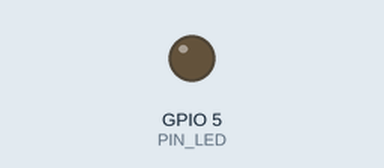
Recording of a sketch running on a simulated ESP32. Shown: output pins drawn as LEDs (lit = HIGH). What the sketch prints to the serial monitor is not drawn.

Above: at 0.05 s.
At 1.55 s:
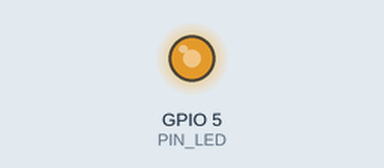
At 2.2 s:
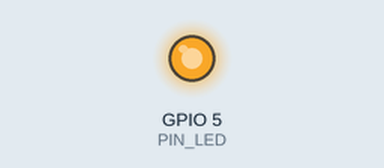
At 3.05 s:
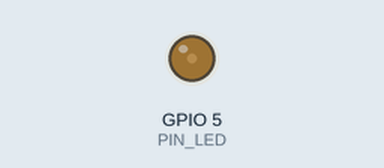
Timing chart, 0 to 9.2 s (numbered marks = the images above):
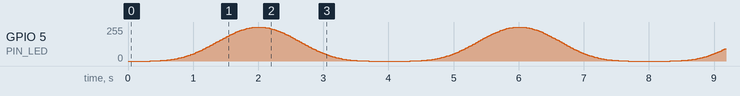

The sketch:

L07_breathing_led.ino
```cpp
/*
  L07 进阶版：正弦 + 伽马校正的呼吸灯
  硬件：外接 LED（GPIO5 + 330Ω 电阻）与板载 WS2812B 彩灯（GPIO48）同步呼吸
  要点：
    1) 用 (1-cos)/2 生成 0→1→0 的平滑曲线，两端速度自然为 0，不会"硬折返"
    2) 再套 gamma 2.2：人眼对亮度是非线性感知的，这样看起来才是匀速明暗
    3) 5 kHz / 12 位 PWM：频率远高于人眼闪烁阈值，分辨率 4096 级
    4) 全程序无 delay()，每 20 ms 更新一次
*/

#include <math.h>

const uint8_t PIN_LED = 5;    // 外接 LED
const uint8_t PIN_RGB = 48;   // 板载 WS2812B

const uint32_t PWM_FREQ = 5000;                 // 5 kHz
const uint8_t  PWM_RES  = 12;                   // 12 位 → 0..4095
const uint32_t PWM_MAX  = (1u << PWM_RES) - 1;

const float PERIOD_MS = 4000.0f;                // 一次完整呼吸 4 秒
const float GAMMA     = 2.2f;                   // 人眼校正系数

// 板载彩灯的颜色（呼吸时会按亮度比例缩放这个颜色）
const uint8_t RGB_R = 0;  //对颜色进行更改
const uint8_t RGB_G = 96;
const uint8_t RGB_B = 160;                      // 偏青蓝，和外面白灯区分开

uint32_t lastTick = 0;

void setup() {
  Serial.begin(115200);

  ledcAttach(PIN_LED, PWM_FREQ, PWM_RES);       // 让 GPIO5 输出 5kHz PWM

  Serial.println("正弦呼吸灯：外接 LED + 板载彩灯");
}

void loop() {
  uint32_t now = millis();
  if (now - lastTick < 20) {                    // 每 20ms 更新一次（50Hz 刷新）
    return;
  }
  lastTick = now;

  // 1) 归一化时间 0..1
  float t = (float)(now % (uint32_t)PERIOD_MS) / PERIOD_MS;

  // 2) 余弦曲线：0 → 1 → 0，两端斜率为 0（最平滑的呼吸）
  float s = 0.5f - 0.5f * cosf(2.0f * (float)PI * t);

  // 3) 伽马校正：把"物理亮度"换成"人眼感觉的亮度"
  float level = powf(s, GAMMA);

  // 4) 输出
  ledcWrite(PIN_LED, (uint32_t)(level * PWM_MAX));

  rgbLedWrite(PIN_RGB,
              (uint8_t)(level * RGB_R),
              (uint8_t)(level * RGB_G),
              (uint8_t)(level * RGB_B));
}
```
